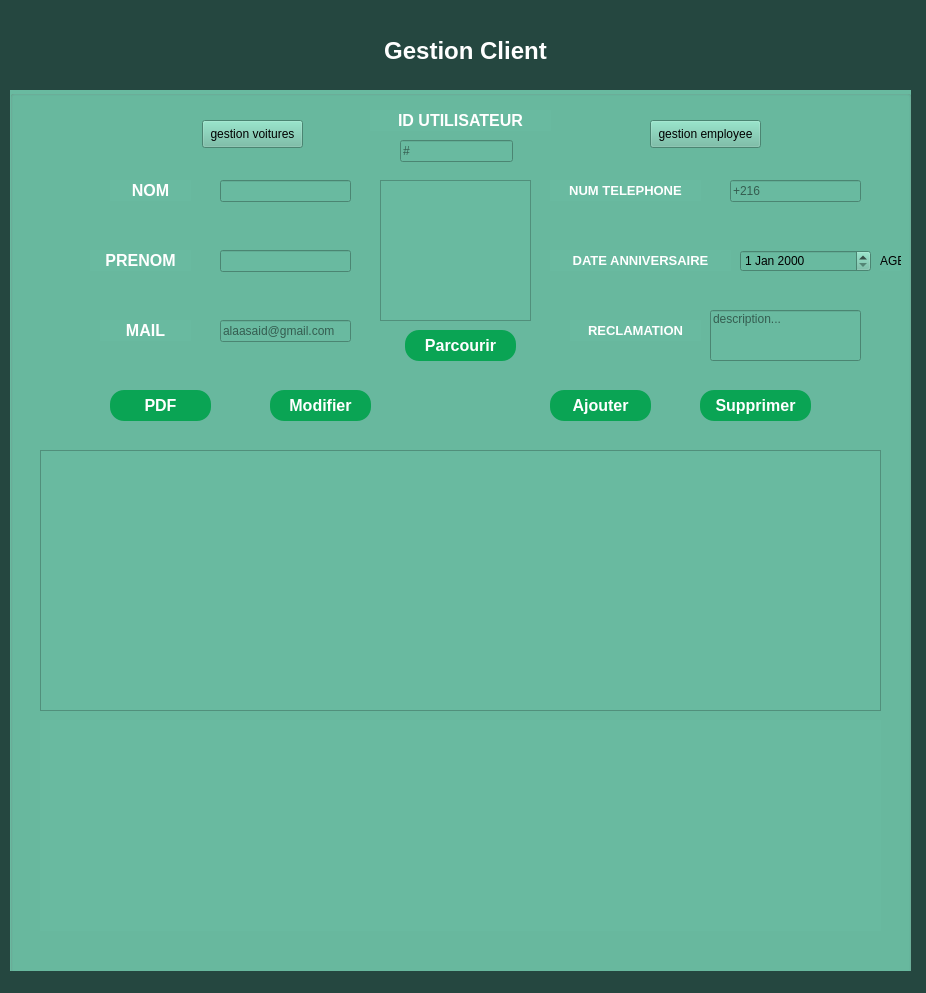
<?xml version="1.0" encoding="UTF-8"?>
<ui version="4.0">
 <class>Gestion_client</class>
 <widget class="QMainWindow" name="Gestion_client">
  <property name="geometry">
   <rect>
    <x>0</x>
    <y>0</y>
    <width>926</width>
    <height>993</height>
   </rect>
  </property>
  <property name="windowTitle">
   <string>Gestion_client</string>
  </property>
  <property name="styleSheet">
   <string notr="true">background-color: rgb(37, 71, 64);</string>
  </property>
  <widget class="QWidget" name="centralwidget">
   <widget class="QLabel" name="label_9">
    <property name="geometry">
     <rect>
      <x>350</x>
      <y>30</y>
      <width>231</width>
      <height>41</height>
     </rect>
    </property>
    <property name="font">
     <font>
      <pointsize>18</pointsize>
      <weight>75</weight>
      <bold>true</bold>
      <underline>false</underline>
     </font>
    </property>
    <property name="styleSheet">
     <string notr="true">color: rgb(255, 255, 255);</string>
    </property>
    <property name="text">
     <string>Gestion Client</string>
    </property>
    <property name="alignment">
     <set>Qt::AlignCenter</set>
    </property>
   </widget>
   <widget class="QLabel" name="label_10">
    <property name="geometry">
     <rect>
      <x>820</x>
      <y>10</y>
      <width>81</width>
      <height>71</height>
     </rect>
    </property>
    <property name="pixmap">
     <pixmap>../../Users/Alaa/Downloads/logo final-modified-modified 1 (1).png</pixmap>
    </property>
    <property name="scaledContents">
     <bool>true</bool>
    </property>
   </widget>
   <widget class="QGroupBox" name="groupBox">
    <property name="geometry">
     <rect>
      <x>10</x>
      <y>90</y>
      <width>901</width>
      <height>981</height>
     </rect>
    </property>
    <property name="styleSheet">
     <string notr="true">background-color: rgb(105, 186, 160);</string>
    </property>
    <widget class="QLineEdit" name="lineEdit_PRENOM">
     <property name="geometry">
      <rect>
       <x>210</x>
       <y>160</y>
       <width>131</width>
       <height>22</height>
      </rect>
     </property>
    </widget>
    <widget class="QLabel" name="label_2">
     <property name="geometry">
      <rect>
       <x>80</x>
       <y>160</y>
       <width>101</width>
       <height>21</height>
      </rect>
     </property>
     <property name="font">
      <font>
       <pointsize>12</pointsize>
       <weight>75</weight>
       <bold>true</bold>
      </font>
     </property>
     <property name="styleSheet">
      <string notr="true">color: rgb(255, 255, 255);</string>
     </property>
     <property name="text">
      <string>PRENOM</string>
     </property>
     <property name="alignment">
      <set>Qt::AlignCenter</set>
     </property>
    </widget>
    <widget class="QLineEdit" name="lineEdit_MAIL">
     <property name="geometry">
      <rect>
       <x>210</x>
       <y>230</y>
       <width>131</width>
       <height>22</height>
      </rect>
     </property>
     <property name="contextMenuPolicy">
      <enum>Qt::PreventContextMenu</enum>
     </property>
     <property name="placeholderText">
      <string>alaasaid@gmail.com</string>
     </property>
    </widget>
    <widget class="QLabel" name="label">
     <property name="geometry">
      <rect>
       <x>100</x>
       <y>90</y>
       <width>81</width>
       <height>21</height>
      </rect>
     </property>
     <property name="font">
      <font>
       <pointsize>12</pointsize>
       <weight>75</weight>
       <bold>true</bold>
      </font>
     </property>
     <property name="styleSheet">
      <string notr="true">color: rgb(255, 255, 255);</string>
     </property>
     <property name="text">
      <string>NOM</string>
     </property>
     <property name="alignment">
      <set>Qt::AlignCenter</set>
     </property>
    </widget>
    <widget class="QLineEdit" name="lineEdit_NOM">
     <property name="geometry">
      <rect>
       <x>210</x>
       <y>90</y>
       <width>131</width>
       <height>22</height>
      </rect>
     </property>
    </widget>
    <widget class="QLabel" name="label_3">
     <property name="geometry">
      <rect>
       <x>90</x>
       <y>230</y>
       <width>91</width>
       <height>21</height>
      </rect>
     </property>
     <property name="font">
      <font>
       <pointsize>12</pointsize>
       <weight>75</weight>
       <bold>true</bold>
      </font>
     </property>
     <property name="styleSheet">
      <string notr="true">color: rgb(255, 255, 255);</string>
     </property>
     <property name="text">
      <string>MAIL</string>
     </property>
     <property name="alignment">
      <set>Qt::AlignCenter</set>
     </property>
    </widget>
    <widget class="QLabel" name="label_5">
     <property name="geometry">
      <rect>
       <x>360</x>
       <y>20</y>
       <width>181</width>
       <height>21</height>
      </rect>
     </property>
     <property name="font">
      <font>
       <pointsize>12</pointsize>
       <weight>75</weight>
       <bold>true</bold>
      </font>
     </property>
     <property name="styleSheet">
      <string notr="true">color: rgb(255, 255, 255);</string>
     </property>
     <property name="text">
      <string>ID UTILISATEUR</string>
     </property>
     <property name="alignment">
      <set>Qt::AlignCenter</set>
     </property>
    </widget>
    <widget class="QLineEdit" name="lineEdit_NUM">
     <property name="geometry">
      <rect>
       <x>720</x>
       <y>90</y>
       <width>131</width>
       <height>22</height>
      </rect>
     </property>
     <property name="contextMenuPolicy">
      <enum>Qt::NoContextMenu</enum>
     </property>
     <property name="text">
      <string/>
     </property>
     <property name="maxLength">
      <number>8</number>
     </property>
     <property name="placeholderText">
      <string>+216</string>
     </property>
    </widget>
    <widget class="QLabel" name="label_6">
     <property name="geometry">
      <rect>
       <x>540</x>
       <y>160</y>
       <width>181</width>
       <height>21</height>
      </rect>
     </property>
     <property name="font">
      <font>
       <pointsize>10</pointsize>
       <weight>75</weight>
       <bold>true</bold>
      </font>
     </property>
     <property name="styleSheet">
      <string notr="true">color: rgb(255, 255, 255);</string>
     </property>
     <property name="text">
      <string>DATE ANNIVERSAIRE</string>
     </property>
     <property name="alignment">
      <set>Qt::AlignCenter</set>
     </property>
    </widget>
    <widget class="QLineEdit" name="lineEdit_AVIS">
     <property name="geometry">
      <rect>
       <x>700</x>
       <y>220</y>
       <width>151</width>
       <height>51</height>
      </rect>
     </property>
     <property name="accessibleDescription">
      <string/>
     </property>
     <property name="inputMask">
      <string/>
     </property>
     <property name="alignment">
      <set>Qt::AlignLeading|Qt::AlignLeft|Qt::AlignTop</set>
     </property>
     <property name="placeholderText">
      <string>description...</string>
     </property>
    </widget>
    <widget class="QLineEdit" name="lineEdit_ID">
     <property name="geometry">
      <rect>
       <x>390</x>
       <y>50</y>
       <width>113</width>
       <height>22</height>
      </rect>
     </property>
     <property name="inputMask">
      <string/>
     </property>
     <property name="text">
      <string/>
     </property>
     <property name="placeholderText">
      <string>#</string>
     </property>
    </widget>
    <widget class="QLabel" name="label_7">
     <property name="geometry">
      <rect>
       <x>540</x>
       <y>90</y>
       <width>151</width>
       <height>21</height>
      </rect>
     </property>
     <property name="font">
      <font>
       <pointsize>10</pointsize>
       <weight>75</weight>
       <bold>true</bold>
      </font>
     </property>
     <property name="styleSheet">
      <string notr="true">color: rgb(255, 255, 255);</string>
     </property>
     <property name="text">
      <string>NUM TELEPHONE</string>
     </property>
     <property name="alignment">
      <set>Qt::AlignCenter</set>
     </property>
    </widget>
    <widget class="QLabel" name="label_8">
     <property name="geometry">
      <rect>
       <x>560</x>
       <y>230</y>
       <width>131</width>
       <height>21</height>
      </rect>
     </property>
     <property name="font">
      <font>
       <pointsize>10</pointsize>
       <weight>75</weight>
       <bold>true</bold>
      </font>
     </property>
     <property name="styleSheet">
      <string notr="true">color: rgb(255, 255, 255);</string>
     </property>
     <property name="text">
      <string>RECLAMATION</string>
     </property>
     <property name="alignment">
      <set>Qt::AlignCenter</set>
     </property>
    </widget>
    <widget class="QPushButton" name="pushButton_Ajouter">
     <property name="geometry">
      <rect>
       <x>540</x>
       <y>300</y>
       <width>101</width>
       <height>31</height>
      </rect>
     </property>
     <property name="font">
      <font>
       <pointsize>12</pointsize>
       <weight>75</weight>
       <bold>true</bold>
      </font>
     </property>
     <property name="cursor">
      <cursorShape>PointingHandCursor</cursorShape>
     </property>
     <property name="styleSheet">
      <string notr="true">color: rgb(255, 255, 255);
background-color: rgb(10, 164, 84);
border-radius: 14px;</string>
     </property>
     <property name="text">
      <string>Ajouter</string>
     </property>
    </widget>
    <widget class="QDateEdit" name="dateEdit">
     <property name="geometry">
      <rect>
       <x>730</x>
       <y>160</y>
       <width>131</width>
       <height>22</height>
      </rect>
     </property>
    </widget>
    <widget class="QTableView" name="tableView">
     <property name="geometry">
      <rect>
       <x>30</x>
       <y>360</y>
       <width>841</width>
       <height>261</height>
      </rect>
     </property>
    </widget>
    <widget class="QPushButton" name="pushButton_Modifier">
     <property name="geometry">
      <rect>
       <x>260</x>
       <y>300</y>
       <width>101</width>
       <height>31</height>
      </rect>
     </property>
     <property name="font">
      <font>
       <pointsize>12</pointsize>
       <weight>75</weight>
       <bold>true</bold>
      </font>
     </property>
     <property name="cursor">
      <cursorShape>PointingHandCursor</cursorShape>
     </property>
     <property name="styleSheet">
      <string notr="true">color: rgb(255, 255, 255);
background-color: rgb(10, 164, 84);
border-radius: 14px;</string>
     </property>
     <property name="text">
      <string>Modifier</string>
     </property>
    </widget>
    <widget class="QPushButton" name="pushButton_Supprimer">
     <property name="geometry">
      <rect>
       <x>690</x>
       <y>300</y>
       <width>111</width>
       <height>31</height>
      </rect>
     </property>
     <property name="font">
      <font>
       <pointsize>12</pointsize>
       <weight>75</weight>
       <bold>true</bold>
      </font>
     </property>
     <property name="cursor">
      <cursorShape>PointingHandCursor</cursorShape>
     </property>
     <property name="styleSheet">
      <string notr="true">color: rgb(255, 255, 255);
background-color: rgb(10, 164, 84);
border-radius: 14px;</string>
     </property>
     <property name="text">
      <string>Supprimer</string>
     </property>
    </widget>
    <widget class="QLabel" name="label_Age">
     <property name="geometry">
      <rect>
       <x>870</x>
       <y>160</y>
       <width>21</width>
       <height>21</height>
      </rect>
     </property>
     <property name="text">
      <string>AGE</string>
     </property>
    </widget>
    <widget class="QPushButton" name="pushButton_PDF">
     <property name="geometry">
      <rect>
       <x>100</x>
       <y>300</y>
       <width>101</width>
       <height>31</height>
      </rect>
     </property>
     <property name="font">
      <font>
       <pointsize>12</pointsize>
       <weight>75</weight>
       <bold>true</bold>
      </font>
     </property>
     <property name="cursor">
      <cursorShape>PointingHandCursor</cursorShape>
     </property>
     <property name="styleSheet">
      <string notr="true">color: rgb(255, 255, 255);
background-color: rgb(10, 164, 84);
border-radius: 14px;</string>
     </property>
     <property name="text">
      <string>PDF</string>
     </property>
    </widget>
    <widget class="QLabel" name="image_label">
     <property name="geometry">
      <rect>
       <x>370</x>
       <y>90</y>
       <width>151</width>
       <height>141</height>
      </rect>
     </property>
     <property name="frameShape">
      <enum>QFrame::StyledPanel</enum>
     </property>
     <property name="text">
      <string/>
     </property>
     <property name="scaledContents">
      <bool>true</bool>
     </property>
     <property name="alignment">
      <set>Qt::AlignCenter</set>
     </property>
    </widget>
    <widget class="QPushButton" name="pushButton_Browse">
     <property name="geometry">
      <rect>
       <x>395</x>
       <y>240</y>
       <width>111</width>
       <height>31</height>
      </rect>
     </property>
     <property name="font">
      <font>
       <pointsize>12</pointsize>
       <weight>75</weight>
       <bold>true</bold>
      </font>
     </property>
     <property name="cursor">
      <cursorShape>PointingHandCursor</cursorShape>
     </property>
     <property name="styleSheet">
      <string notr="true">color: rgb(255, 255, 255);
background-color: rgb(10, 164, 84);
border-radius: 14px;</string>
     </property>
     <property name="text">
      <string>Parcourir</string>
     </property>
    </widget>
    <widget class="QChartView" name="widget" native="true">
     <property name="geometry">
      <rect>
       <x>30</x>
       <y>630</y>
       <width>841</width>
       <height>211</height>
      </rect>
     </property>
    </widget>
    <widget class="QPushButton" name="gestion_voitures2">
     <property name="geometry">
      <rect>
       <x>192</x>
       <y>30</y>
       <width>101</width>
       <height>28</height>
      </rect>
     </property>
     <property name="text">
      <string>gestion voitures</string>
     </property>
    </widget>
    <widget class="QPushButton" name="gestion_employee2">
     <property name="geometry">
      <rect>
       <x>640</x>
       <y>30</y>
       <width>111</width>
       <height>28</height>
      </rect>
     </property>
     <property name="text">
      <string>gestion employee</string>
     </property>
    </widget>
   </widget>
  </widget>
  <widget class="QMenuBar" name="menubar">
   <property name="geometry">
    <rect>
     <x>0</x>
     <y>0</y>
     <width>926</width>
     <height>26</height>
    </rect>
   </property>
  </widget>
  <widget class="QStatusBar" name="statusbar"/>
 </widget>
 <customwidgets>
  <customwidget>
   <class>QChartView</class>
   <extends>QWidget</extends>
   <header>gestion_client.h</header>
   <container>1</container>
  </customwidget>
 </customwidgets>
 <resources/>
 <connections/>
</ui>
